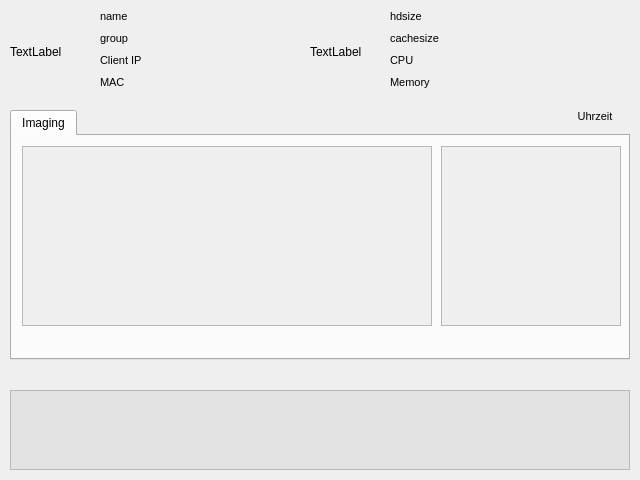
<?xml version="1.0" encoding="UTF-8"?>
<ui version="4.0">
 <class>linboGUI</class>
 <widget class="QDialog" name="linboGUI">
  <property name="windowModality">
   <enum>Qt::ApplicationModal</enum>
  </property>
  <property name="geometry">
   <rect>
    <x>0</x>
    <y>0</y>
    <width>640</width>
    <height>480</height>
   </rect>
  </property>
  <property name="maximumSize">
   <size>
    <width>640</width>
    <height>480</height>
   </size>
  </property>
  <property name="windowTitle">
   <string>LINBO legacy</string>
  </property>
  <property name="sizeGripEnabled">
   <bool>false</bool>
  </property>
  <property name="modal">
   <bool>false</bool>
  </property>
  <widget class="QTabWidget" name="Tabs">
   <property name="geometry">
    <rect>
     <x>10</x>
     <y>110</y>
     <width>620</width>
     <height>250</height>
    </rect>
   </property>
   <property name="currentIndex">
    <number>0</number>
   </property>
   <widget class="QWidget" name="tab">
    <property name="autoFillBackground">
     <bool>false</bool>
    </property>
    <attribute name="title">
     <string>Imaging</string>
    </attribute>
    <widget class="QScrollArea" name="imagingView">
     <property name="geometry">
      <rect>
       <x>10</x>
       <y>10</y>
       <width>410</width>
       <height>180</height>
      </rect>
     </property>
     <property name="widgetResizable">
      <bool>true</bool>
     </property>
     <widget class="QWidget" name="scrollAreaWidgetContents">
      <property name="geometry">
       <rect>
        <x>0</x>
        <y>0</y>
        <width>408</width>
        <height>178</height>
       </rect>
      </property>
     </widget>
    </widget>
    <widget class="QScrollArea" name="partitionView">
     <property name="geometry">
      <rect>
       <x>429</x>
       <y>10</y>
       <width>180</width>
       <height>180</height>
      </rect>
     </property>
     <property name="widgetResizable">
      <bool>true</bool>
     </property>
     <widget class="QWidget" name="scrollAreaWidgetContents_2">
      <property name="geometry">
       <rect>
        <x>0</x>
        <y>0</y>
        <width>178</width>
        <height>178</height>
       </rect>
      </property>
     </widget>
    </widget>
   </widget>
  </widget>
  <widget class="QLabel" name="timeLabel">
   <property name="geometry">
    <rect>
     <x>560</x>
     <y>110</y>
     <width>70</width>
     <height>15</height>
    </rect>
   </property>
   <property name="font">
    <font>
     <pointsize>8</pointsize>
    </font>
   </property>
   <property name="text">
    <string>Uhrzeit</string>
   </property>
   <property name="alignment">
    <set>Qt::AlignHCenter|Qt::AlignTop</set>
   </property>
   <property name="wordWrap">
    <bool>false</bool>
   </property>
  </widget>
  <widget class="QLabel" name="clientIPLabel">
   <property name="geometry">
    <rect>
     <x>100</x>
     <y>54</y>
     <width>200</width>
     <height>20</height>
    </rect>
   </property>
   <property name="font">
    <font>
     <pointsize>8</pointsize>
    </font>
   </property>
   <property name="styleSheet">
    <string notr="true"/>
   </property>
   <property name="text">
    <string>Client IP</string>
   </property>
   <property name="alignment">
    <set>Qt::AlignLeading|Qt::AlignLeft|Qt::AlignTop</set>
   </property>
   <property name="wordWrap">
    <bool>false</bool>
   </property>
  </widget>
  <widget class="QLabel" name="macLabel">
   <property name="geometry">
    <rect>
     <x>100</x>
     <y>76</y>
     <width>200</width>
     <height>20</height>
    </rect>
   </property>
   <property name="font">
    <font>
     <pointsize>8</pointsize>
    </font>
   </property>
   <property name="text">
    <string>MAC</string>
   </property>
   <property name="alignment">
    <set>Qt::AlignLeading|Qt::AlignLeft|Qt::AlignTop</set>
   </property>
   <property name="wordWrap">
    <bool>false</bool>
   </property>
  </widget>
  <widget class="QLabel" name="cpuLabel">
   <property name="geometry">
    <rect>
     <x>390</x>
     <y>54</y>
     <width>200</width>
     <height>20</height>
    </rect>
   </property>
   <property name="font">
    <font>
     <pointsize>8</pointsize>
    </font>
   </property>
   <property name="text">
    <string>CPU</string>
   </property>
   <property name="alignment">
    <set>Qt::AlignLeading|Qt::AlignLeft|Qt::AlignTop</set>
   </property>
   <property name="wordWrap">
    <bool>false</bool>
   </property>
  </widget>
  <widget class="QLabel" name="memLabel">
   <property name="geometry">
    <rect>
     <x>390</x>
     <y>76</y>
     <width>200</width>
     <height>20</height>
    </rect>
   </property>
   <property name="font">
    <font>
     <pointsize>8</pointsize>
    </font>
   </property>
   <property name="text">
    <string>Memory</string>
   </property>
   <property name="alignment">
    <set>Qt::AlignLeading|Qt::AlignLeft|Qt::AlignTop</set>
   </property>
   <property name="wordWrap">
    <bool>false</bool>
   </property>
  </widget>
  <widget class="QLabel" name="nameLabel">
   <property name="geometry">
    <rect>
     <x>100</x>
     <y>10</y>
     <width>200</width>
     <height>20</height>
    </rect>
   </property>
   <property name="font">
    <font>
     <pointsize>8</pointsize>
    </font>
   </property>
   <property name="text">
    <string>name</string>
   </property>
   <property name="alignment">
    <set>Qt::AlignLeading|Qt::AlignLeft|Qt::AlignTop</set>
   </property>
   <property name="wordWrap">
    <bool>false</bool>
   </property>
  </widget>
  <widget class="QLabel" name="hdLabel">
   <property name="geometry">
    <rect>
     <x>390</x>
     <y>10</y>
     <width>200</width>
     <height>20</height>
    </rect>
   </property>
   <property name="font">
    <font>
     <pointsize>8</pointsize>
    </font>
   </property>
   <property name="text">
    <string>hdsize</string>
   </property>
   <property name="alignment">
    <set>Qt::AlignLeading|Qt::AlignLeft|Qt::AlignTop</set>
   </property>
   <property name="wordWrap">
    <bool>false</bool>
   </property>
  </widget>
  <widget class="QLabel" name="cacheLabel">
   <property name="geometry">
    <rect>
     <x>390</x>
     <y>32</y>
     <width>200</width>
     <height>20</height>
    </rect>
   </property>
   <property name="font">
    <font>
     <pointsize>8</pointsize>
    </font>
   </property>
   <property name="text">
    <string>cachesize</string>
   </property>
   <property name="alignment">
    <set>Qt::AlignLeading|Qt::AlignLeft|Qt::AlignTop</set>
   </property>
   <property name="wordWrap">
    <bool>false</bool>
   </property>
  </widget>
  <widget class="QLabel" name="groupLabel">
   <property name="geometry">
    <rect>
     <x>100</x>
     <y>32</y>
     <width>200</width>
     <height>20</height>
    </rect>
   </property>
   <property name="font">
    <font>
     <pointsize>8</pointsize>
    </font>
   </property>
   <property name="text">
    <string>group</string>
   </property>
   <property name="alignment">
    <set>Qt::AlignLeading|Qt::AlignLeft|Qt::AlignTop</set>
   </property>
   <property name="wordWrap">
    <bool>false</bool>
   </property>
  </widget>
  <widget class="QLabel" name="pclogowidget">
   <property name="geometry">
    <rect>
     <x>10</x>
     <y>20</y>
     <width>64</width>
     <height>64</height>
    </rect>
   </property>
   <property name="text">
    <string>TextLabel</string>
   </property>
  </widget>
  <widget class="QLabel" name="hdlogowidget">
   <property name="geometry">
    <rect>
     <x>310</x>
     <y>20</y>
     <width>64</width>
     <height>64</height>
    </rect>
   </property>
   <property name="text">
    <string>TextLabel</string>
   </property>
  </widget>
  <widget class="QTextEdit" name="Console">
   <property name="geometry">
    <rect>
     <x>10</x>
     <y>390</y>
     <width>620</width>
     <height>80</height>
    </rect>
   </property>
   <property name="palette">
    <palette>
     <active>
      <colorrole role="WindowText">
       <brush brushstyle="SolidPattern">
        <color alpha="255">
         <red>255</red>
         <green>255</green>
         <blue>255</blue>
        </color>
       </brush>
      </colorrole>
      <colorrole role="Base">
       <brush brushstyle="SolidPattern">
        <color alpha="80">
         <red>200</red>
         <green>200</green>
         <blue>200</blue>
        </color>
       </brush>
      </colorrole>
     </active>
     <inactive>
      <colorrole role="WindowText">
       <brush brushstyle="SolidPattern">
        <color alpha="255">
         <red>255</red>
         <green>255</green>
         <blue>255</blue>
        </color>
       </brush>
      </colorrole>
      <colorrole role="Base">
       <brush brushstyle="SolidPattern">
        <color alpha="80">
         <red>200</red>
         <green>200</green>
         <blue>200</blue>
        </color>
       </brush>
      </colorrole>
     </inactive>
     <disabled>
      <colorrole role="WindowText">
       <brush brushstyle="SolidPattern">
        <color alpha="255">
         <red>128</red>
         <green>128</green>
         <blue>128</blue>
        </color>
       </brush>
      </colorrole>
      <colorrole role="Base">
       <brush brushstyle="SolidPattern">
        <color alpha="255">
         <red>239</red>
         <green>239</green>
         <blue>239</blue>
        </color>
       </brush>
      </colorrole>
     </disabled>
    </palette>
   </property>
   <property name="readOnly">
    <bool>true</bool>
   </property>
   <property name="html">
    <string>&lt;!DOCTYPE HTML PUBLIC &quot;-//W3C//DTD HTML 4.0//EN&quot; &quot;http://www.w3.org/TR/REC-html40/strict.dtd&quot;&gt;
&lt;html&gt;&lt;head&gt;&lt;meta name=&quot;qrichtext&quot; content=&quot;1&quot; /&gt;&lt;style type=&quot;text/css&quot;&gt;
p, li { white-space: pre-wrap; }
&lt;/style&gt;&lt;/head&gt;&lt;body style=&quot; font-family:'Ubuntu'; font-size:11pt; font-weight:400; font-style:normal;&quot;&gt;
&lt;p style=&quot;-qt-paragraph-type:empty; margin-top:0px; margin-bottom:0px; margin-left:0px; margin-right:0px; -qt-block-indent:0; text-indent:0px; font-family:'Sans Serif'; font-size:9pt;&quot;&gt;&lt;br /&gt;&lt;/p&gt;&lt;/body&gt;&lt;/html&gt;</string>
   </property>
  </widget>
 </widget>
 <layoutdefault spacing="6" margin="11"/>
 <includes>
 </includes>
 <resources/>
 <connections/>
</ui>
